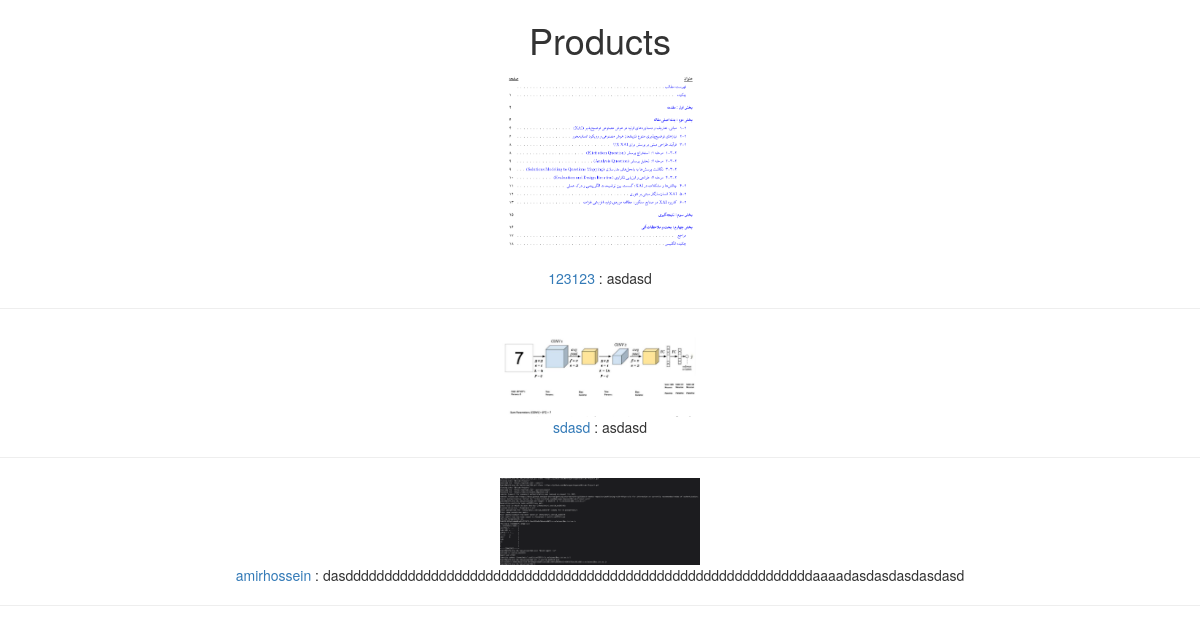
The page / on the database its author committed.
### gallery/models.py (models this page shows, shortened)
class Product(models.Model):
    name = models.CharField(max_length=255)
    description = models.TextField()
    image = models.ImageField(upload_to='products/')

### gallery/views.py (the view)
# urls.py: path('' ,views.list_products , name="index_page"),
def list_products(request):
    products = Product.objects.all()
    context = {
        'products' : products
    }
    return render(request , 'gallery/index.html' ,context )

### gallery/templates/gallery/index.html (shortened to what this page needs)
{% load static %}
<!DOCTYPE html>
<html>
<head>
<link rel="stylesheet" href="https://maxcdn.bootstrapcdn.com/bootstrap/3.4.1/css/bootstrap.min.css">
</head>
<body>
    <h1>Products</h1>
    {% for i in products %}
        <div class="product">
            <img src="{{ i.image.url }}" alt="{{ i.name }}" width="200"> <br>
            <a href="{% url 'product_detail' i.pk %}">{{i.name}}</a> :
            {{i.description}} <br>
            <hr>
        </div>
    {% endfor %}
</body>
</html>

### gallery/templates/gallery/index.html (style rules this page uses)
body { text-align: center; }

### rows shown on the page
Product: image (picture), name "123123", description "asdasd"
Product: image (picture), name "sdasd", description "asdasd"
Product: image (picture), name "amirhossein", description "dasddddddddddddddddddddddddddddddddddddddddddddddddddddddddddddaaaadasdasdasdasdasd"
